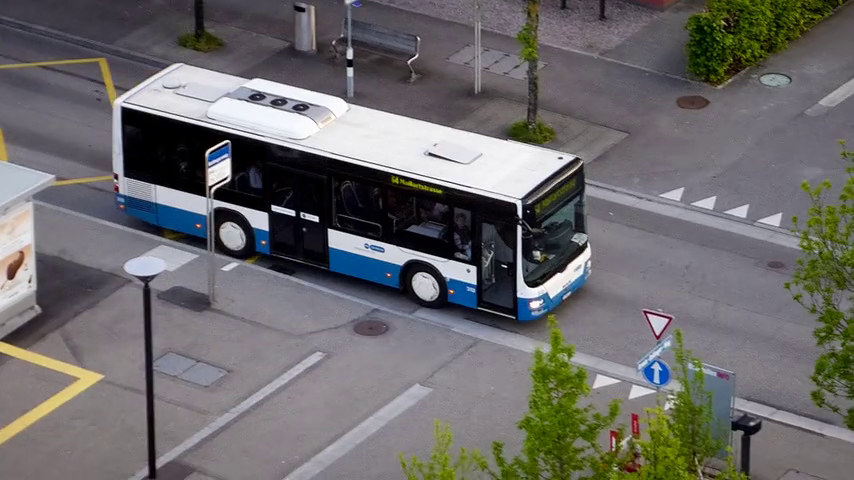
#> input picture frame 8 of bus.mp4, 854 x 480 px
$ python uovos.py
#> lines starting #> are read from the running program, lines starting #| are printed output that depends on the picture
"""
Unsupervised Online Video Object Segmentation
with Motion Property Understanding

paper link: https://arxiv.org/pdf/1810.03783.pdf
github repo: https://github.com/visiontao/uovos
"""

import cv2
import numpy as np
import bob.ip.optflow.liu


def im2double(im):
    min_val = np.min(im.ravel())
    max_val = np.max(im.ravel())
    out = (im.astype('float') - min_val) / (max_val - min_val)
    return out


def opticalFlow_siftFlow(frame1, frame2):

    flow = frame1

    alpha = 0.012
    ratio = 0.75
    minWidth = 20
    nOuterFPIterations = 7
    nInnerFPIterations = 1
    nSORIterations = 30

    img1 = im2double(frame1)
    # img1 = img1.tolist()

    img2 = im2double(frame2)
    # img2 = img2.tolist()

    vx, vy, _ = bob.ip.optflow.liu.sor.flow(img1, img2, alpha, ratio,minWidth, nOuterFPIterations, nInnerFPIterations, nSORIterations)


    flow[:,:,1] = vx
    flow[:,:,2] = vy

    return flow


def UOVOS(filename):

#> called with filename = 'bus.mp4'
    cap = cv2.VideoCapture("../videos/" + filename)

    ret, frame1 = cap.read()
#> frame1 is the input picture: shape (480, 854, 3); mean B, G, R 107, 106.8, 108.4
    prvs = cv2.cvtColor(frame1,cv2.COLOR_BGR2GRAY)
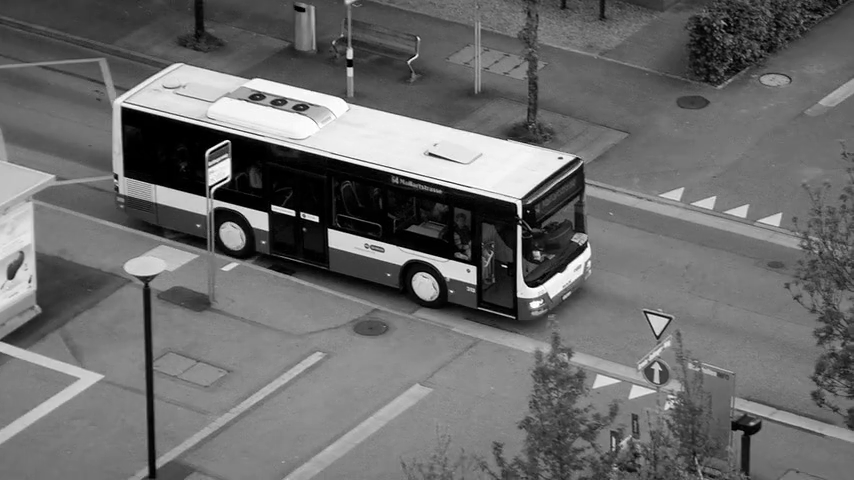
#> prvs: shape (480, 854); min 0, max 255, mean 107.2

    while True:
        ret, frame2 = cap.read()
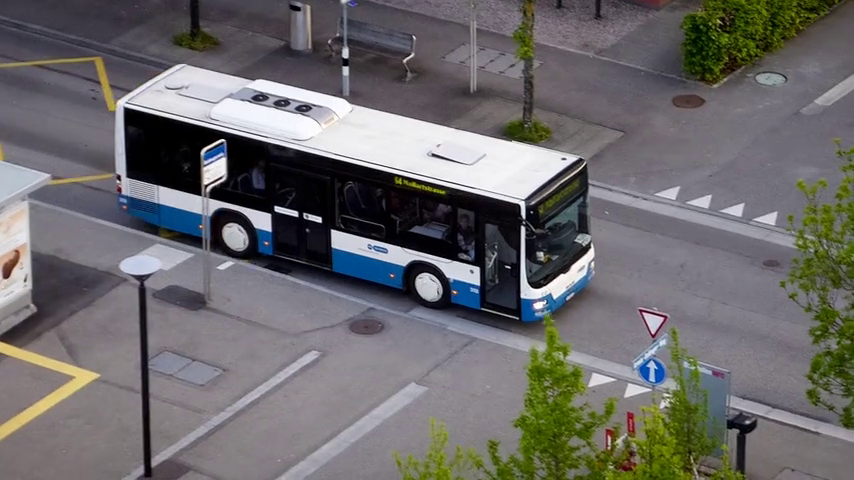
#> input picture frame 9 of bus.mp4, 854 x 480 px
#> frame2 is the input picture: shape (480, 854, 3); mean B, G, R 106.8, 106.5, 108.2
        if not ret:
            break

        flow = opticalFlow_siftFlow(frame2, frame1)
#> in im2double, `min_val = np.min(im.ravel())`: min_val = 0
#> in im2double, `max_val = np.max(im.ravel())`: max_val = 255
        cv2.imshow('frame2',flow)
        cv2.waitKey(1)

        frame1 = frame2


if __name__ == "__main__":
    UOVOS("bus.mp4")
#> (the call stopped at in opticalFlow_siftFlow, `vx, vy, _ = bob.ip.optflow.liu.sor.flow(img1, img2, alpha, ratio,minWi..`: bob is not available in this run)

$ run again, starting later in the video
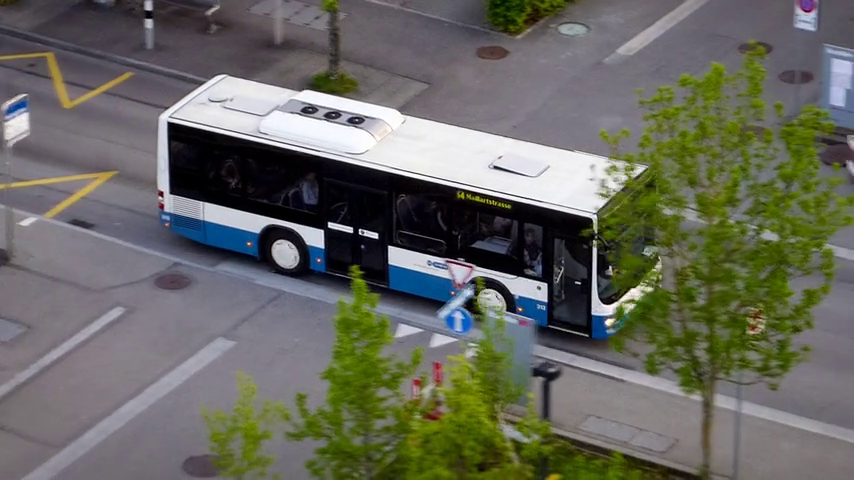
#> input picture frame 36 of bus.mp4, 854 x 480 px
#> in UOVOS, frame1 is the input picture: shape (480, 854, 3); mean B, G, R 95.9, 105, 104.2
#> in UOVOS, `prvs = cv2.cvtColor(frame1,cv2.COLOR_BGR2GRAY)`:
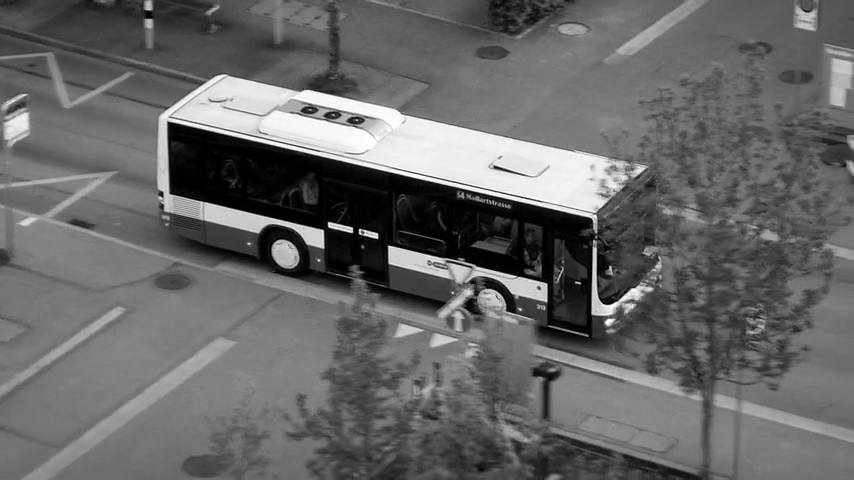
#> prvs: shape (480, 854); min 0, max 255, mean 103.7
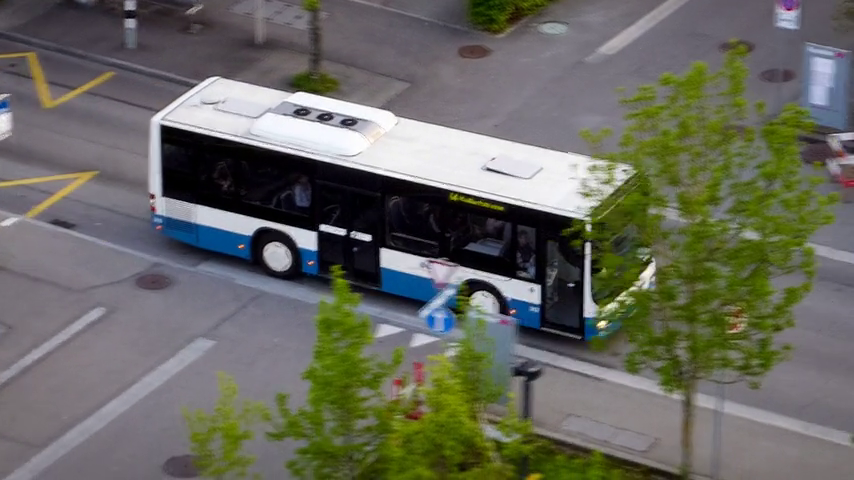
#> input picture frame 37 of bus.mp4, 854 x 480 px
#> in UOVOS, frame2 is the input picture: shape (480, 854, 3); mean B, G, R 96.3, 105.4, 104.6
#> min_val = 0
#> max_val = 255

$ run again, starting later in the video
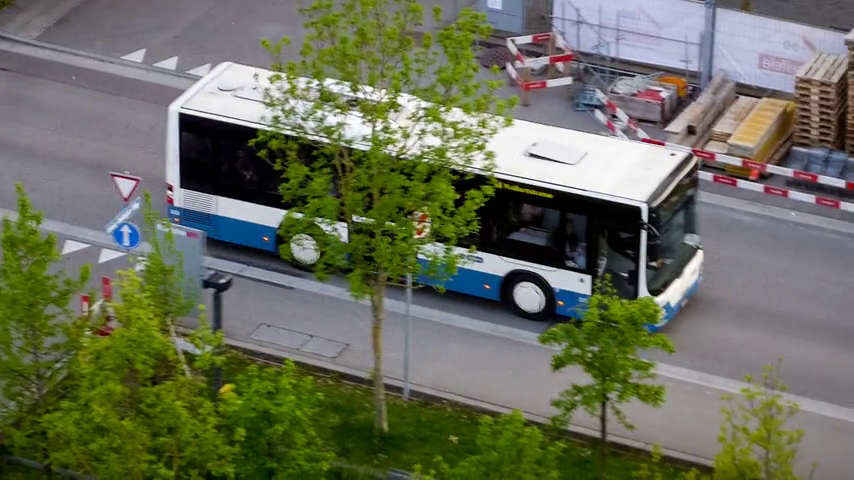
#> input picture frame 64 of bus.mp4, 854 x 480 px
#> in UOVOS, frame1 is the input picture: shape (480, 854, 3); mean B, G, R 91.5, 110.9, 106.7
#> in UOVOS, `prvs = cv2.cvtColor(frame1,cv2.COLOR_BGR2GRAY)`:
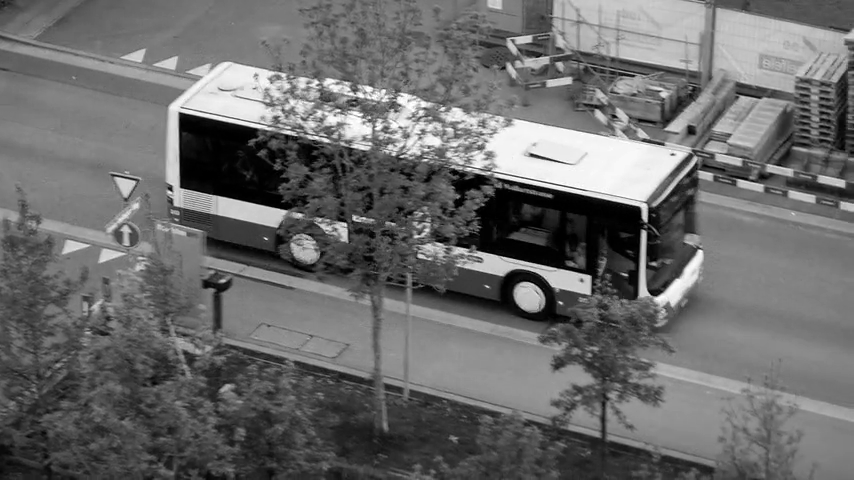
#> prvs: shape (480, 854); min 0, max 255, mean 107.4
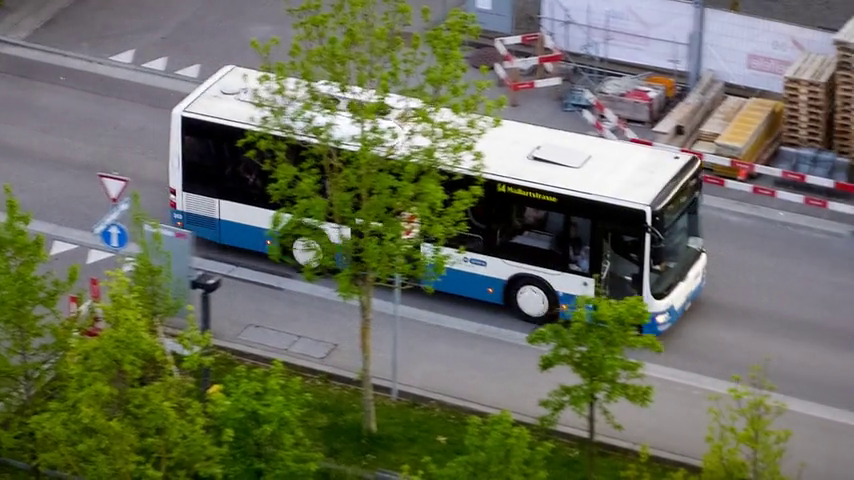
#> input picture frame 65 of bus.mp4, 854 x 480 px
#> in UOVOS, frame2 is the input picture: shape (480, 854, 3); mean B, G, R 92.9, 111.5, 107.7
#> min_val = 0
#> max_val = 255
